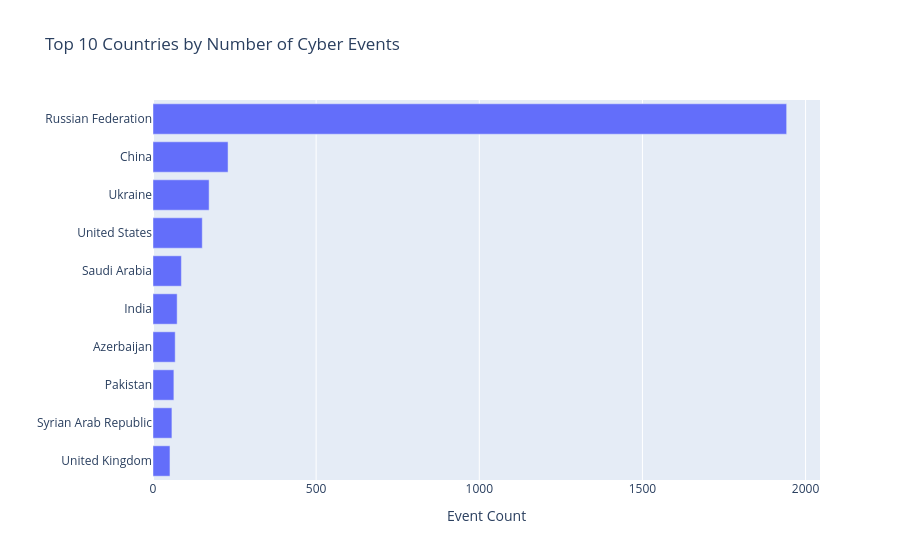

Notebook code cell kept with this figure:
### Code cell
N = 10  # change this to whatever number you want

top_countries = (
    origin_country_counts
    .sort_values("num_events", ascending=False)
    .head(N)
)

fig = px.bar(
    top_countries,
    x="num_events",
    y="country_name",     # readable names
    orientation="h",      # horizontal bars
    title=f"Top {N} Countries by Number of Cyber Events",
    labels={"num_events": "Number of Events", "country_name": "Country"},
)

fig.update_layout(
    yaxis=dict(categoryorder="total ascending"),
    xaxis_title="Event Count",
    yaxis_title="",
)

fig.show()

### Figure 1 — Plotly figure (JSON) as saved in the notebook; plotly's stock layout.template omitted (floating-point values rounded to 4 significant figures)
{"data": [{"hovertemplate": "Number of Events=%{x}<br>Country=%{y}<extra></extra>", "legendgroup": "", "marker": {"color": "#636efa", "pattern": {"shape": ""}}, "name": "", "orientation": "h", "showlegend": false, "textposition": "auto", "type": "bar", "x": [1942, 230, 172, 151, 87, 74, 68, 64, 58, 52], "xaxis": "x", "y": ["Russian Federation", "China", "Ukraine", "United States", "Saudi Arabia", "India", "Azerbaijan", "Pakistan", "Syrian Arab Republic", "United Kingdom"], "yaxis": "y"}], "layout": {"barmode": "relative", "legend": {"tracegroupgap": 0}, "title": {"text": "Top 10 Countries by Number of Cyber Events"}, "xaxis": {"anchor": "y", "domain": [0, 1], "title": {"text": "Event Count"}}, "yaxis": {"anchor": "x", "categoryorder": "total ascending", "domain": [0, 1], "title": {"text": ""}}}}
